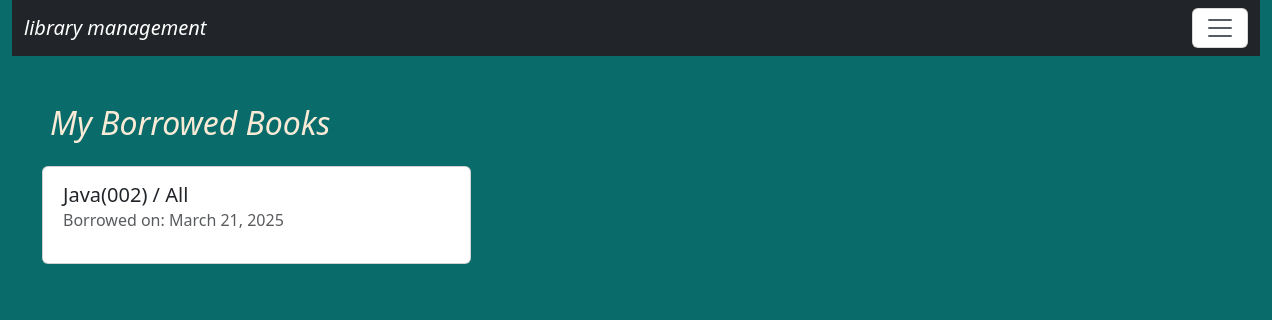
/my-borrowed-books/ (signed in), run on an earlier commit of the app's database.
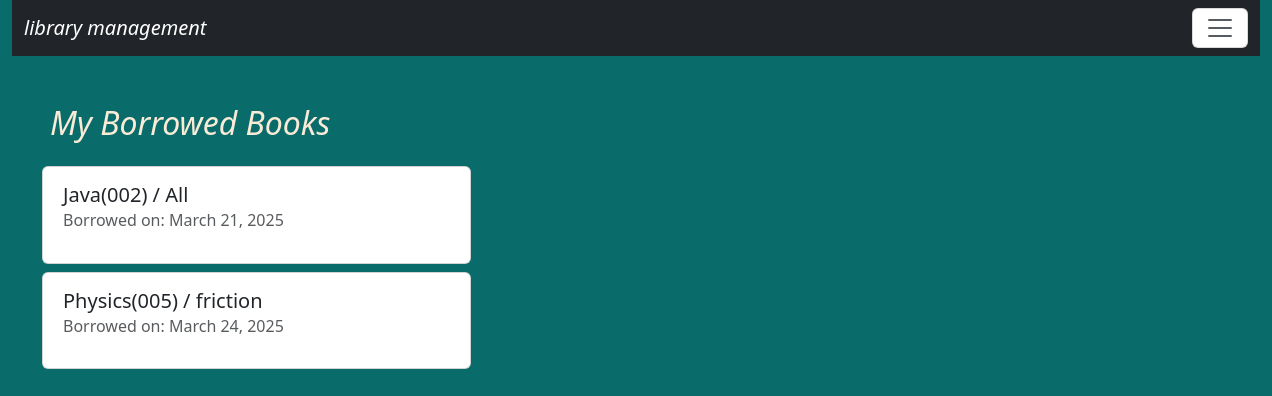
And on a later commit of the database.
### library/models.py (models this page shows, shortened)
class BorrowRecord(models.Model):
    user = models.ForeignKey(User, on_delete=models.CASCADE)
    book = models.ForeignKey(Book, on_delete=models.CASCADE)
    borrow_date = models.DateField(auto_now_add=True)
    return_date = models.DateField(null=True, blank=True)
    due_date = models.DateField(default=date.today() + timedelta(days=14))
    is_returned = models.BooleanField(default=False)

class Book(models.Model):
    book_name=models.CharField(max_length=200)
    authors=models.ManyToManyField(Author)
    publish_year=models.DateField(null=True, blank=True)
    book_cate=models.CharField(max_length=200,null=True, blank=True)
    book_rating=models.FloatField(validators=[MinValueValidator(0),MaxValueValidator(5)],default=0.0)
    total_copies = models.PositiveIntegerField(default=1)
    available_copies = models.PositiveIntegerField(default=1)
    book_sr_no=models.CharField(max_length=10, unique=True)

### library/views.py (the view)
# urls.py: path('my-borrowed-books/', views.my_borrowed_books, name='my_borrowed_books'),
def my_borrowed_books(request):
    borrowed_books = BorrowRecord.objects.filter(user=request.user)
    returned_books = borrowed_books.filter(is_returned=True)
    not_returned_books = borrowed_books.filter(is_returned=False)
    return render(request, 'borrowed.html', {
        'borrowed_books':borrowed_books,
        'not_returned_books': not_returned_books,
        'returned_books': returned_books
        })

### library/templates/borrowed.html (shortened to what this page needs)
{% extends "base.html" %}
{% load static %}
{% block content %}
<h2 style="margin-left:50px;"><i>My Borrowed Books</i></h2>
{% if borrowed_books %}
{% for book in borrowed_books %}
    {% if not book.is_returned %}
    <div class="row row-cols-1 row-cols-md-3 g-2" style="margin-left:50px;">
        <div class="card h-100">
            <div class="card-body">
                <h5 class="card-title">{{ book.book.book_name }}({{book.book.book_sr_no}}) / {{ book.book.book_cate }}</h5>
                <h6 class="card-subtitle mb-2 text-muted">Borrowed on: {{ book.borrow_date }}</h6>
            </div>
        </div>
    </div>
    {% endif %}
{% endfor %}
{% else %}
<div class="col-12">
    <p>No books found.</p>
</div>
{% endif %}
{% endblock content %}

What changed in the data, as far as the page shows it:
added BorrowRecord: book.book_name "Physics", book.book_sr_no "005", book.book_cate "friction", borrow_date "March 24, 2025"
